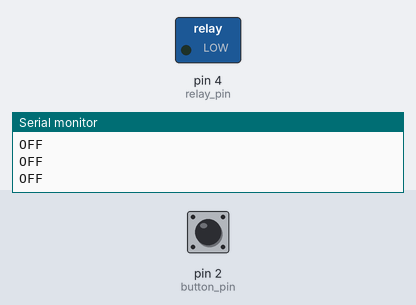
This sketch was run on a simulated Arduino Uno, built with avr-gcc and run on an emulated ATmega328P. Shown: switched loads named in the sketch (green lamp = pin HIGH), the last lines printed to the serial monitor. Inputs (shaded band) come from the test bench; at power-on: pin 2 (button_pin) LOW.

Above: at 2.8 s.
2.9 s: pin 2 (button_pin) pulled HIGH for 1.2 s
At 4.3 s:
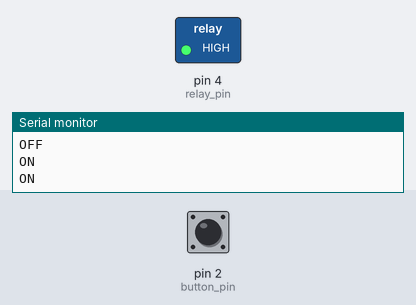
6.5 s: pin 2 (button_pin) pulled HIGH for 3.2 s
At 10.8 s:
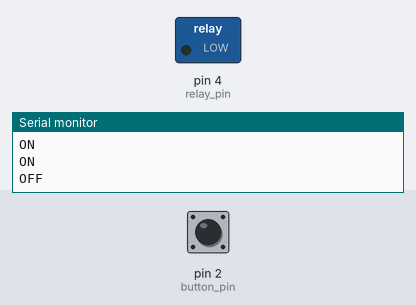
Timing chart, 0 to 12.3 s (numbered marks = the images above; inputs shaded):
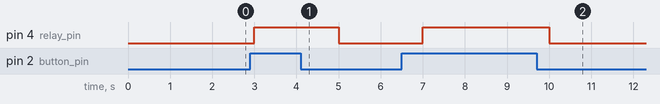

Measured:
- after the input at 2.9 s, pin 4 (relay_pin): LOW → HIGH after 0.10 s, → LOW 2.0 s later
- after the input at 6.5 s, pin 4 (relay_pin): LOW → HIGH after 0.50 s, → LOW 3.0 s later

The sketch:

relay_test.ino
```cpp
#define relay_pin 4
#define button_pin 2


void setup() {
  // put your setup code here, to run once:
  Serial.begin(9600);
  pinMode(relay_pin, OUTPUT);
  pinMode(button_pin, INPUT);
  digitalWrite(relay_pin, HIGH);
}

void loop() {
  // put your main code here, to run repeatedly:
  if(digitalRead(button_pin)==HIGH)
  {
    digitalWrite(relay_pin, HIGH);
    Serial.println("ON");
  }
  else
  {
    digitalWrite(relay_pin, LOW);
    Serial.println("OFF");
  }
  delay(1000);

}
```
